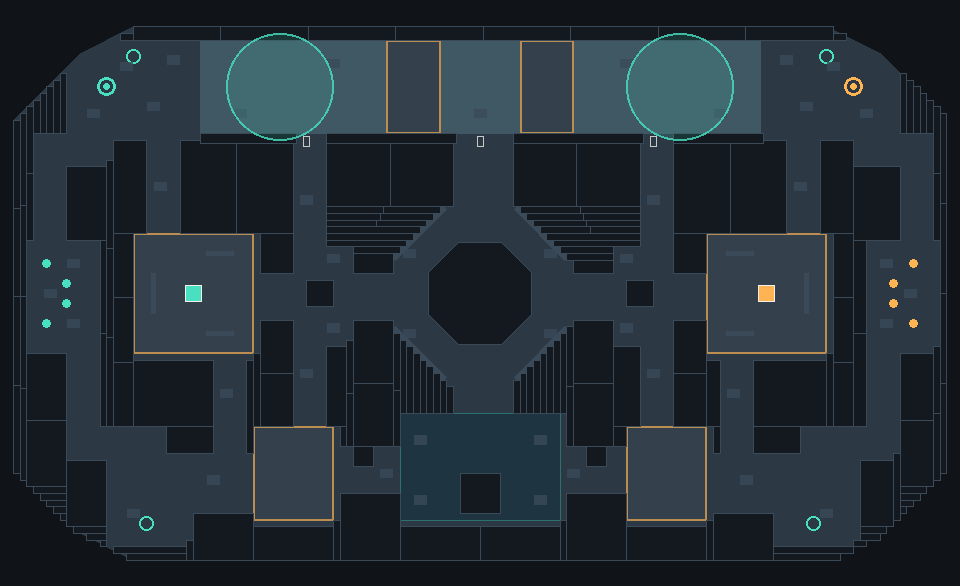
#> input picture assets/ui/map_oracle_gardens.png, 960 x 586 px
$ python speck_check.py ../assets/ui/map_oracle_gardens.png
#> lines starting #> are read from the running program, lines starting #| are printed output that depends on the picture; after the words box and inside, x2 and y2 are one past the last pixel; in counts of white or black regions, pixels touching at a corner belong together
"""Black-speckle detector for screenshots (the toon-shader normal bug showed up as isolated near-black pixels in lit
areas). A pixel counts as a speck when it is nearly black while at least 7 of its 8 neighbours are clearly lit.
Usage: python tools/speck_check.py build/shots/vis_*.png"""
import sys

import numpy as np
from PIL import Image


def specks(path):
#> called with path = '../assets/ui/map_oracle_gardens.png'
    img = np.asarray(Image.open(path).convert("RGB"), dtype=np.float32) / 255.0
    lum = 0.2126 * img[..., 0] + 0.7152 * img[..., 1] + 0.0722 * img[..., 2]
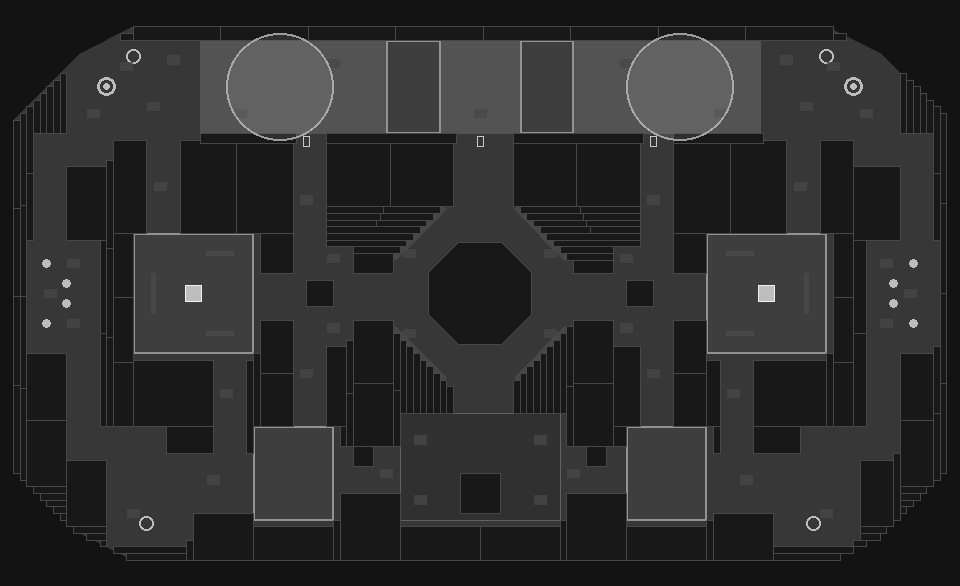
#> lum: shape (586, 960) float32; min 0.0765, max 0.941, mean 0.175
    dark = lum < 0.07
#> dark: shape (586, 960) bool; every value is 0
    lit = lum > 0.25
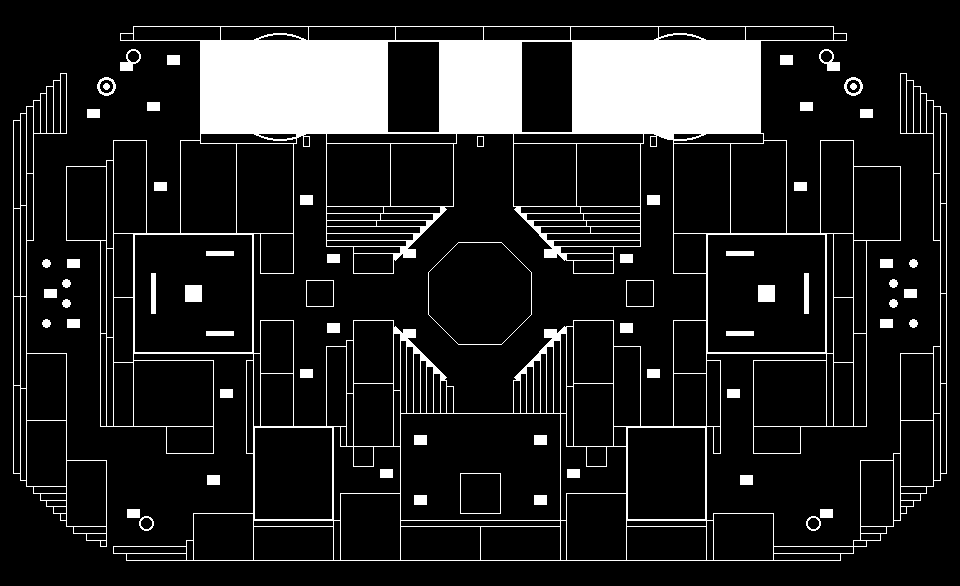
#> lit: shape (586, 960) bool; 13.3% white; 65 white regions, largest, box (x1, y1, x2, y2) and area: (66, 26, 947, 561) 64729, (13, 73, 107, 547) 2297, (428, 242, 532, 345) 290
    n = np.zeros_like(lum, dtype=np.int32)
    for dz in (-1, 0, 1):
        for dx in (-1, 0, 1):
            if dz or dx:
                n += np.roll(np.roll(lit, dz, axis=0), dx, axis=1).astype(np.int32)
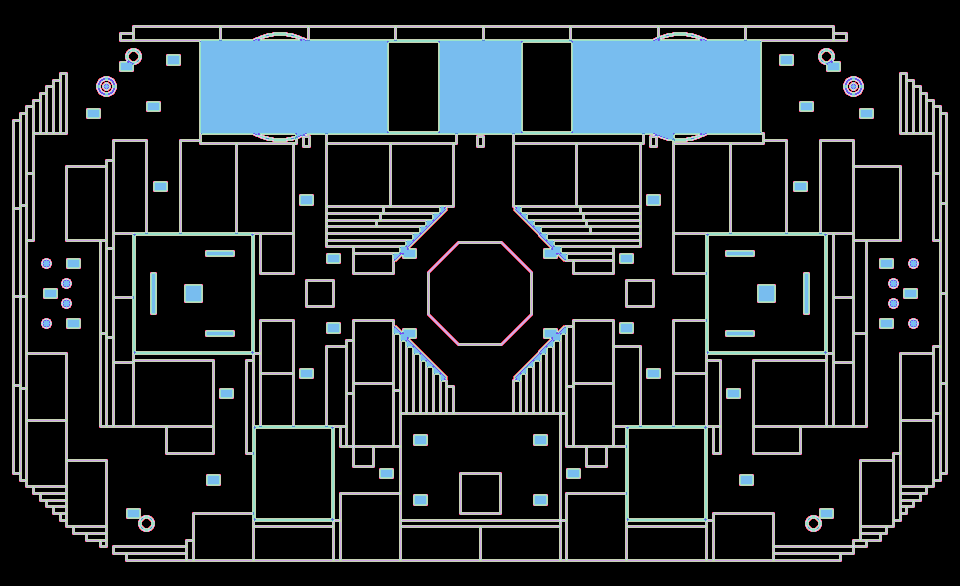
#> n: shape (586, 960) int32; 9 distinct labels, from 0 to 8; one colour per label, 0 black
    sp = dark & (n >= 7)
    sp[:2, :] = False
    sp[-2:, :] = False
    sp[:, :2] = False
    sp[:, -2:] = False
    return int(sp.sum()), lum.size, float((lum < 0.07).mean())


if __name__ == "__main__":
    total = 0
    worst = 0
    for p in sys.argv[1:]:
        c, n, dark = specks(p)
#> c = 0; n = 562560; dark = 0
        total += c
#> total = 0
        worst = max(worst, c)
#> worst = 0
        print("%-40s isolated dark pixels: %5d   (%.2f ppm)   dark share %.1f%%" % (p.split("/")[-1], c, c / n * 1e6, dark * 100))
#| map_oracle_gardens.png                   isolated dark pixels:     0   (0.00 ppm)   dark share 0.0%
    print("TOTAL isolated dark pixels over %d images: %d, worst image %d" % (len(sys.argv) - 1, total, worst))
#| TOTAL isolated dark pixels over 1 images: 0, worst image 0

$ run again, on assets/ui/map_vector_foundry.png
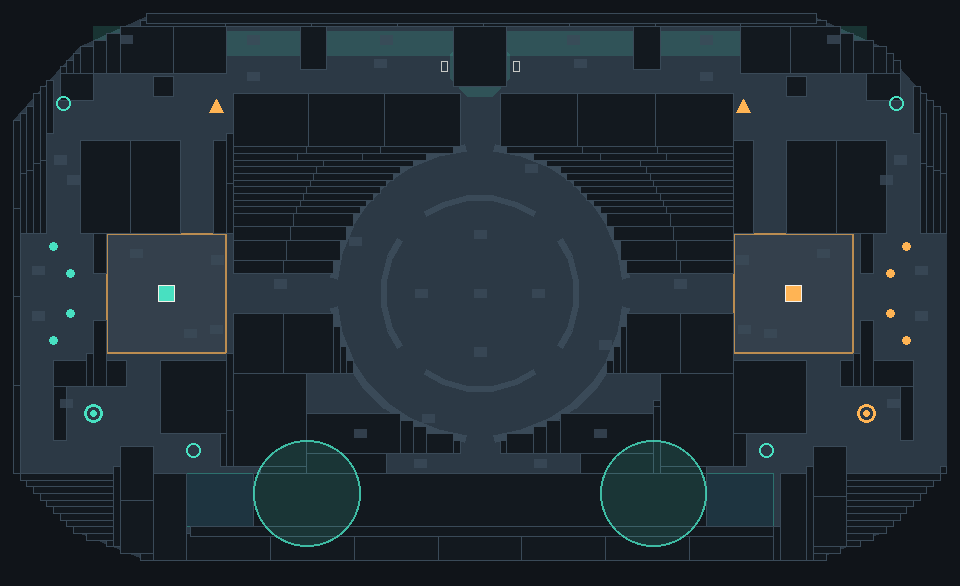
#> input picture assets/ui/map_vector_foundry.png, 960 x 586 px
#> in specks, `lit = lum > 0.25`:
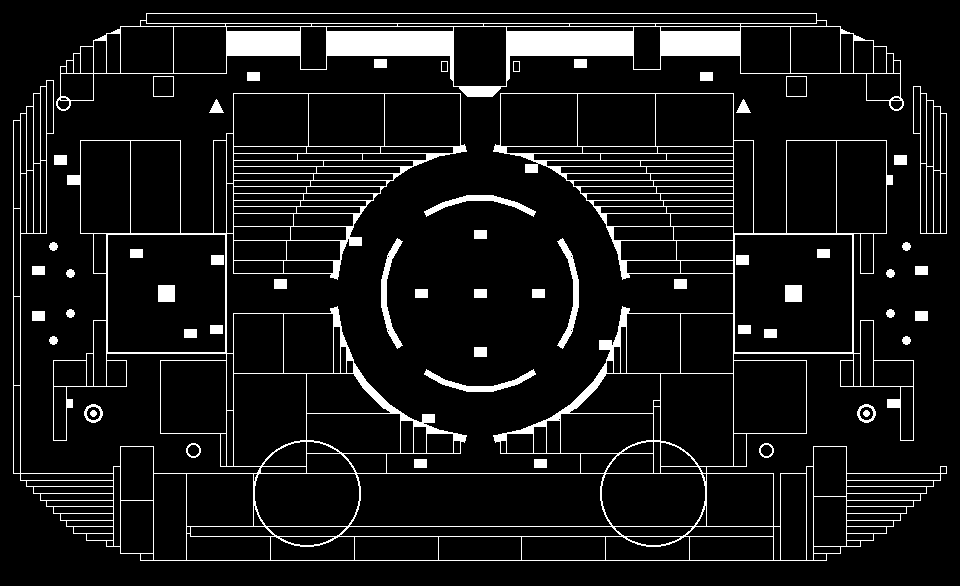
#> lit: shape (586, 960) bool; 8.7% white; 56 white regions, largest, box (x1, y1, x2, y2) and area: (13, 80, 947, 561) 25732, (56, 13, 904, 111) 14528, (913, 86, 947, 234) 798
#> after the loop in specks, `for dz in (-1, 0, 1):`:
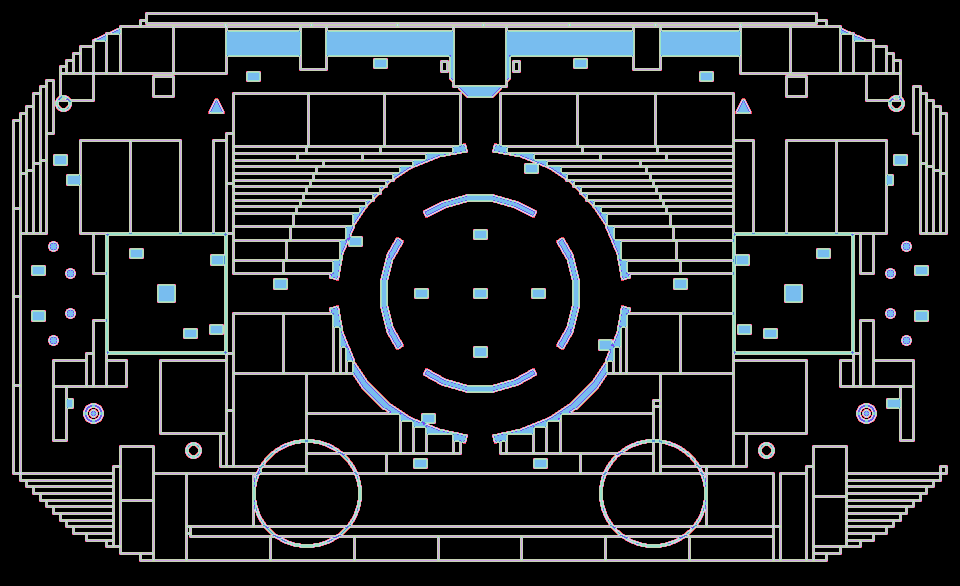
#> n: shape (586, 960) int32; 9 distinct labels, from 0 to 8; one colour per label, 0 black
#> `c, n, dark = specks(p)`: c = 0; n = 562560; dark = 0
#| map_vector_foundry.png                   isolated dark pixels:     0   (0.00 ppm)   dark share 0.0%
#| TOTAL isolated dark pixels over 1 images: 0, worst image 0
